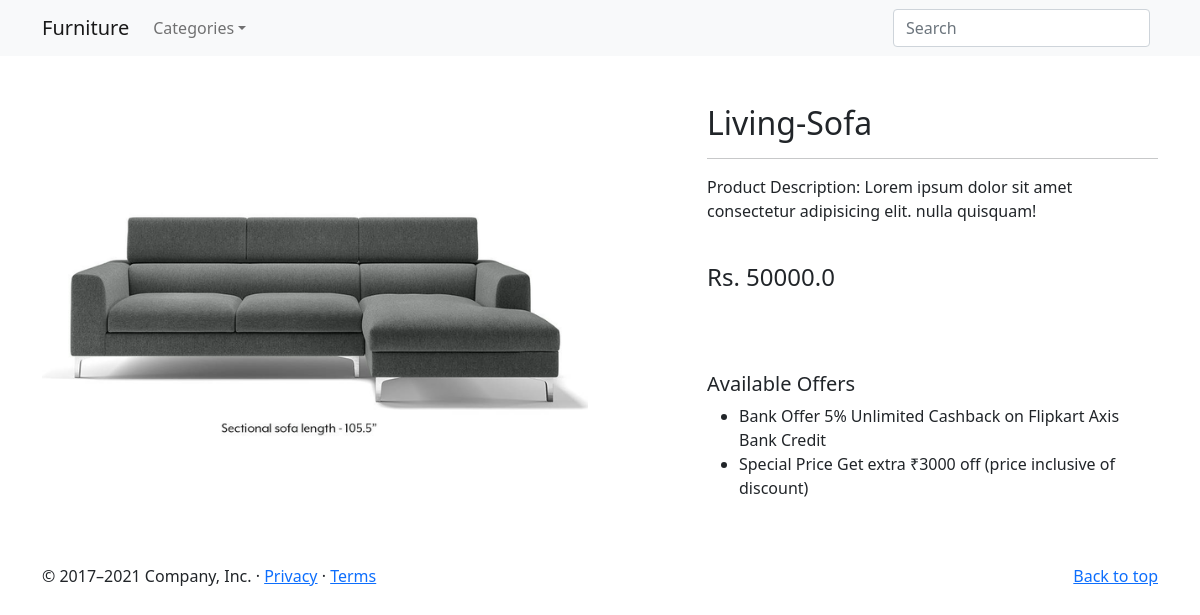
Screenshot of /product-detail/1/ with the database file from the repository.
### app/models.py (models this page shows, shortened)
class Product(models.Model):
 title = models.CharField(max_length=100)
 price = models.FloatField()
 type = models.CharField(max_length=100)
 category = models.CharField( choices=CATEGORY_CHOICES, max_length=2)
 product_image = models.ImageField(upload_to='productimg')

### app/views.py (the view)
# urls.py: path('product-detail/<int:pk>/', views.ProductDetailView.as_view(), name='product-detail'),
class ProductDetailView(View):
        def get(self, request, pk):
                product = Product.objects.get(pk=pk)
                print(product.id)
                return render(request, 'app/productdetail.html', {'product':product})

### app/template/app/productdetail.html (shortened to what this page needs)
{% extends 'app/base.html' %}
{% load static %}
{% block main-content %}
<div class="container my-5">
 <div class="row">
  <div class="col-sm-6 text-center align-self-center">
   <img src="{{product.product_image.url}}" alt="" class="img-fluid">
  </div>
  <div class="col-sm-5 offset-sm-1">
   <h2>{{product.title}}</h2>
   <hr>
   <p>Product Description: Lorem ipsum dolor sit amet consectetur adipisicing elit. nulla quisquam!</p> <br>
   <h4>Rs. {{product.price}} </h4> <br>
   <h5 class="mt-5">Available Offers</h5>
   <ul>
    <li>Bank Offer 5% Unlimited Cashback on Flipkart Axis Bank Credit</li>
    <li>Special Price Get extra ₹3000 off (price inclusive of discount)</li>
    </ul>
  </div>
 </div>
</div>
{% endblock main-content %}

### rows the page displays
Product: product_image (picture), title "Living-Sofa", price "50000.0"
